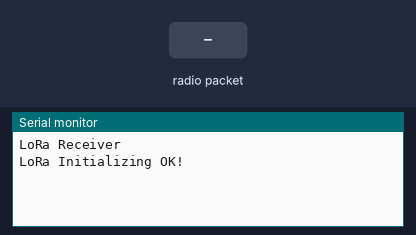
The sketch below on a simulated Arduino Uno, built with avr-gcc and run on an emulated ATmega328P. Parts: the last lines printed to the serial monitor. Inputs (shaded band) come from the test bench. No radio packets arrive unless stated.

Above: at 1.2 s.
1.3 s: radio packet "1" arrives
At 3.0 s:
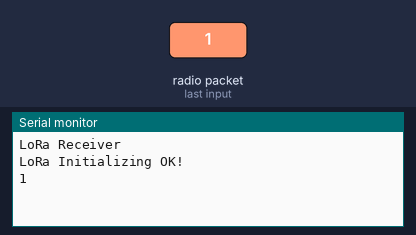
3.8 s: radio packet "0" arrives
At 5.2 s:
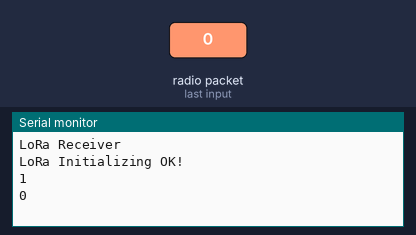
5.3 s: radio packet "2" arrives
At 7.2 s:
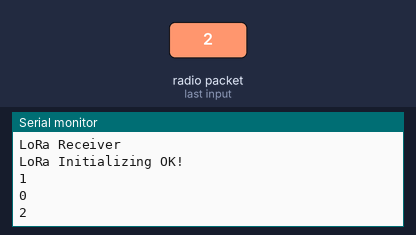

Measured:
- after the input at 1.3 s, the serial monitor: prints a new line after 1.0 s (image 1)
- after the input at 3.8 s, the serial monitor: prints a new line after 1.0 s (image 2)
- after the input at 5.3 s, the serial monitor: prints a new line after 1.0 s (image 3)

The sketch:

Base_Station.ino
```cpp
#include <LoRa.h>
#include <SPI.h>

#define ss 5
#define rst 14
#define dio0 2

void setup()
{
  Serial.begin(115200);
  while (!Serial);
  Serial.println("LoRa Receiver");

  LoRa.setPins(ss, rst, dio0);    //setup LoRa transceiver module

  while (!LoRa.begin(433E6))     //433E6 - Asia, 866E6 - Europe, 915E6 - North America
  {
    Serial.println(".");
    delay(500);
  }
  LoRa.setSyncWord(0xA5);
  Serial.println("LoRa Initializing OK!");
}

void loop()
{
  int packetSize = LoRa.parsePacket();    // try to parse packet
  if (packetSize)
  {

    // Serial.print("Received packet '");

    while (LoRa.available())              // read packet
    {
      String LoRaData = LoRa.readString();
      Serial.println(LoRaData);
    }
    // Serial.print("' with RSSI ");         // print RSSI of packet
    // Serial.println(LoRa.packetRssi());
  }
}
```
